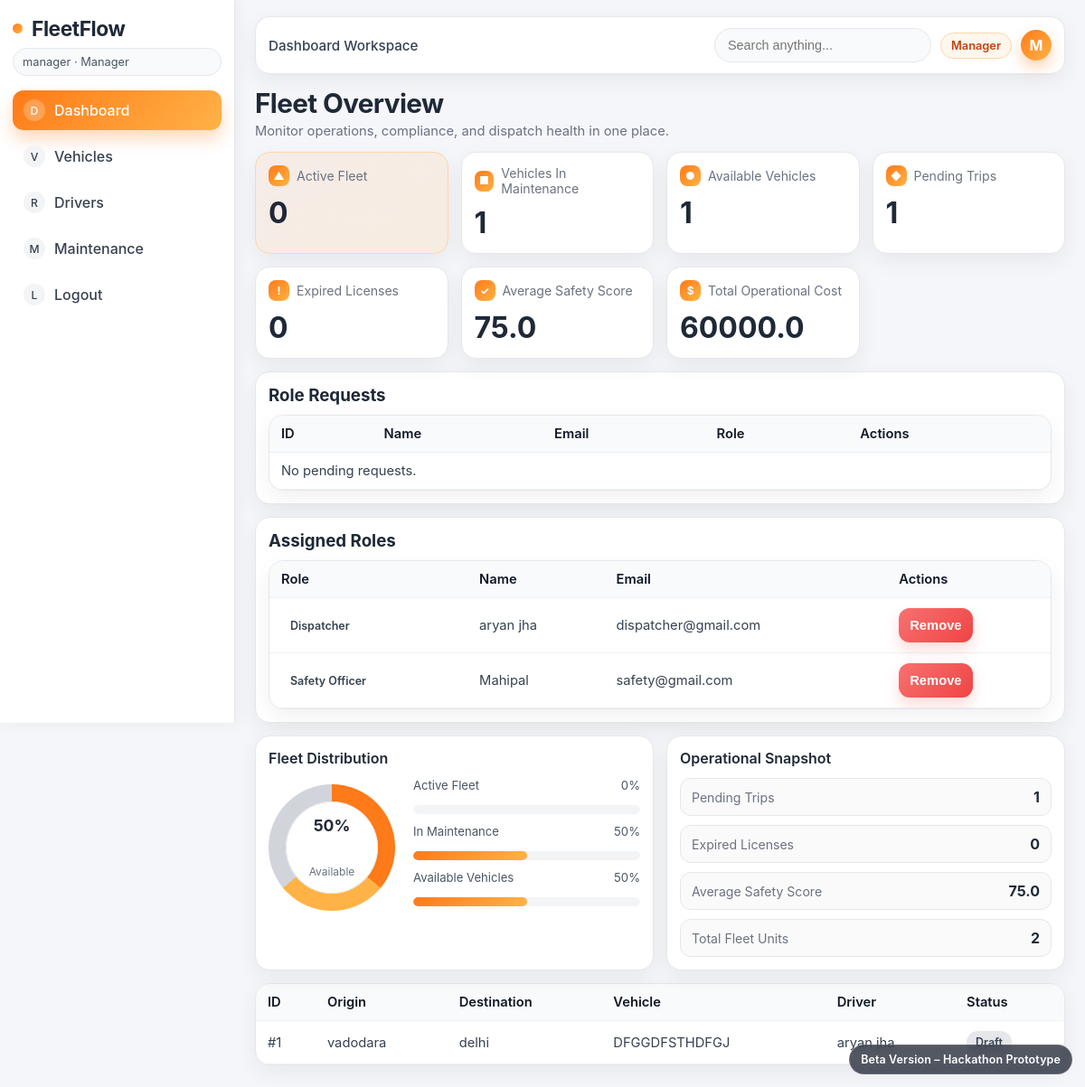
/dashboard (signed in), run on an earlier commit of the app's database.
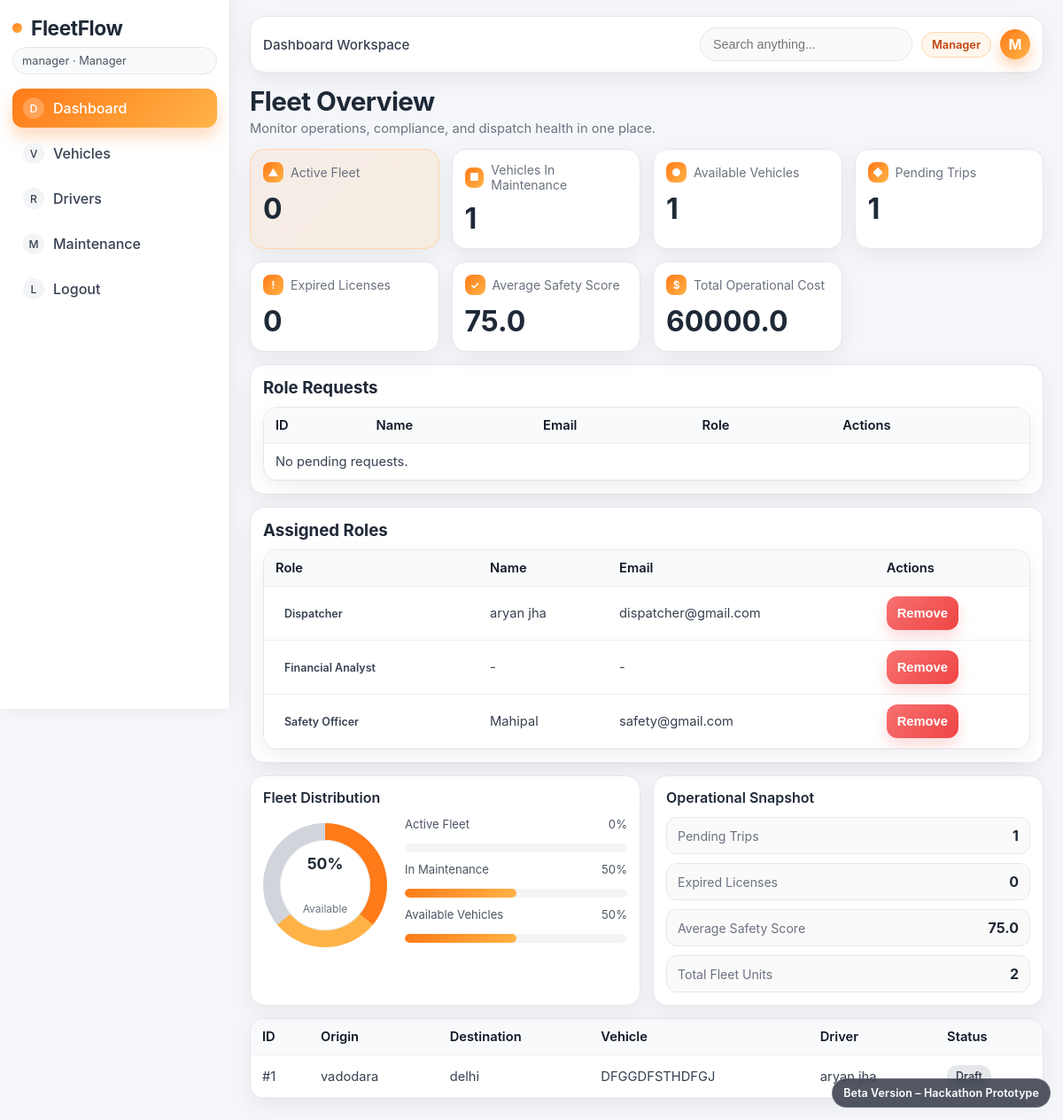
And on a later commit of the database.
### tables this page shows
CREATE TABLE users (
    id INTEGER PRIMARY KEY AUTOINCREMENT,
    username TEXT NOT NULL UNIQUE,
    password_hash TEXT NOT NULL,
    role TEXT NOT NULL CHECK (role IN ('Manager', 'Dispatcher', 'Safety Officer', 'Financial Analyst'))
, name TEXT, email TEXT, status TEXT NOT NULL DEFAULT 'approved');

CREATE TABLE trips (
    id INTEGER PRIMARY KEY AUTOINCREMENT,
    vehicle_id INTEGER NOT NULL,
    driver_id INTEGER NOT NULL,
    cargo_weight REAL NOT NULL CHECK (cargo_weight > 0),
    origin TEXT NOT NULL,
    destination TEXT NOT NULL,
    status TEXT NOT NULL CHECK (status IN ('Draft', 'Dispatched', 'Completed', 'Cancelled')),
    created_at TEXT NOT NULL DEFAULT CURRENT_TIMESTAMP,
    FOREIGN KEY (vehicle_id) REFERENCES vehicles(id) ON DELETE RESTRICT,
    FOREIGN KEY (driver_id) REFERENCES drivers(id) ON DELETE RESTRICT
);

CREATE TABLE vehicles (
    id INTEGER PRIMARY KEY AUTOINCREMENT,
    model_name TEXT NOT NULL,
    license_plate TEXT NOT NULL UNIQUE,
    max_capacity_kg REAL NOT NULL CHECK (max_capacity_kg > 0),
    odometer INTEGER NOT NULL CHECK (odometer >= 0),
    status TEXT NOT NULL CHECK (status IN ('Available', 'On Trip', 'In Shop'))
);

CREATE TABLE drivers (
    id INTEGER PRIMARY KEY AUTOINCREMENT,
    name TEXT NOT NULL,
    license_number TEXT NOT NULL UNIQUE,
    license_expiry_date TEXT NOT NULL,
    status TEXT NOT NULL CHECK (status IN ('Available', 'On Trip', 'Suspended')),
    safety_score INTEGER NOT NULL DEFAULT 75 CHECK (safety_score >= 0 AND safety_score <= 100)
);

### app.py (the view)
@app.route("/dashboard")
@roles_required("Manager")
def dashboard():
    with get_db_connection() as conn:
        active_fleet = conn.execute(
            "SELECT COUNT(*) FROM vehicles WHERE status = 'On Trip'"
        ).fetchone()[0]
        in_maintenance = conn.execute(
            "SELECT COUNT(*) FROM vehicles WHERE status = 'In Shop'"
        ).fetchone()[0]
        available_vehicles = conn.execute(
            "SELECT COUNT(*) FROM vehicles WHERE status = 'Available'"
        ).fetchone()[0]
        pending_trips = conn.execute(
            "SELECT COUNT(*) FROM trips WHERE status = 'Draft'"
        ).fetchone()[0]
        expired_licenses = conn.execute(
            "SELECT COUNT(*) FROM drivers WHERE date(license_expiry_date) < date('now')"
        ).fetchone()[0]
        avg_safety_score = conn.execute(
            "SELECT ROUND(COALESCE(AVG(safety_score), 0), 2) FROM drivers"
        ).fetchone()[0]
        total_operational_cost = conn.execute(
            """
            SELECT
                COALESCE((SELECT SUM(cost) FROM maintenance_logs), 0)
                + COALESCE((SELECT SUM(cost) FROM fuel_logs), 0)
            """
        ).fetchone()[0]
        recent_trips = conn.execute(
            """
            SELECT t.id, t.origin, t.destination, t.status,
                   v.license_plate, d.name AS driver_name
            FROM trips t
            JOIN vehicles v ON t.vehicle_id = v.id
            JOIN drivers d ON t.driver_id = d.id
            ORDER BY t.id DESC
            LIMIT 8
            """
        ).fetchall()
        pending_role_requests = conn.execute(
            """
            SELECT id, name, email, role
            FROM users
            WHERE status = 'pending' AND role != 'Manager'
            ORDER BY id DESC
            """
        ).fetchall()
        approved_role_users = conn.execute(
            """
            SELECT id, name, email, role
            FROM users
            WHERE status = 'approved' AND role IN ('Dispatcher', 'Safety Officer', 'Financial Analyst')
            ORDER BY role
            """
        ).fetchall()
    return render_template(
        "manager_dashboard.html",
        active_fleet=active_fleet,
        in_maintenance=in_maintenance,
        available_vehicles=available_vehicles,
        pending_trips=pending_trips,
        expired_licenses=expired_licenses,
        avg_safety_score=avg_safety_score,
        total_operational_cost=total_operational_cost,
        recent_trips=recent_trips,
        pending_role_requests=pending_role_requests,
        approved_role_users=approved_role_users,
    )

### app.py (called while the page is built)
def get_db_connection():
    conn = sqlite3.connect(DATABASE)
    conn.row_factory = sqlite3.Row
    conn.execute("PRAGMA foreign_keys = ON")
    return conn

def roles_required(*allowed_roles):
    def decorator(view_func):
        @wraps(view_func)
        def wrapped(*args, **kwargs):
            if "user_id" not in session:
                return redirect(url_for("login"))
            if session.get("role") not in allowed_roles:
                flash("You do not have permission to access this action.", "error")
                return redirect(url_for(get_role_home_endpoint(session.get("role"))))
            return view_func(*args, **kwargs)
        return wrapped
    return decorator

@app.before_request
def load_current_user():
    g.user = None
    user_id = session.get("user_id")
    if not user_id:
        return
    with get_db_connection() as conn:
        g.user = conn.execute("SELECT * FROM users WHERE id = ?", (user_id,)).fetchone()

### templates/manager_dashboard.html (shortened to what the changed rows need)
{% extends "base.html" %}
{% block content %}
<div class="topbar">
    <div>
        <h1>Fleet Overview</h1>
    </div>
</div>
<div class="form-card mt-14">
    <div class="table-wrap mt-10">
        <table>
            <thead>
            <tr>
                <th>ID</th>
                <th>Name</th>
                <th>Email</th>
                <th>Role</th>
                <th>Actions</th>
            </tr>
            </thead>
        </table>
    </div>
</div>
<div class="form-card mt-14">
    <div class="table-wrap mt-10">
        <table>
            <thead>
            <tr>
                <th>Role</th>
                <th>Name</th>
                <th>Email</th>
                <th>Actions</th>
            </tr>
            </thead>
            <tbody>
            {% for u in approved_role_users %}
                <tr>
                    <td><span class="badge">{{ u.role }}</span></td>
                    <td>{{ u.name or '-' }}</td>
                    <td>{{ u.email or '-' }}</td>
                    <td>
                        <form method="post" action="{{ url_for('delete_user', user_id=u.id) }}" class="confirm-delete">
                            <button type="submit" class="danger">Remove</button>
                        </form>
                    </td>
                </tr>
            {% else %}
                <tr><td colspan="4">No assigned non-manager roles.</td></tr>
            {% endfor %}
            </tbody>
        </table>
    </div>
</div>
{% set fleet_total = active_fleet + in_maintenance + available_vehicles %}
{% if fleet_total == 0 %}
    {% set fleet_total = 1 %}
{% endif %}
{% set available_percent = (available_vehicles * 100 / fleet_total)|round|int %}
{% set active_percent = (active_fleet * 100 / fleet_total)|round|int %}
{% set maintenance_percent = (in_maintenance * 100 / fleet_total)|round|int %}
<div class="table-wrap mt-14">
    <table>
        <thead>
        <tr>
            <th>ID</th>
            <th>Origin</th>
            <th>Destination</th>
            <th>Vehicle</th>
            <th>Driver</th>
            <th>Status</th>
        </tr>
        </thead>
        <tbody>
        {% for trip in recent_trips %}
            <tr>
                <td>#{{ trip.id }}</td>
                <td>{{ trip.origin }}</td>
                <td>{{ trip.destination }}</td>
                <td>{{ trip.license_plate }}</td>
                <td>{{ trip.driver_name }}</td>
                <td><span class="badge status-{{ trip.status|lower|replace(' ', '-') }}">{{ trip.status }}</span></td>
            </tr>
        {% else %}
            <tr><td colspan="6">No trips yet.</td></tr>
        {% endfor %}
        </tbody>
    </table>
</div>
{% endblock %}

What changed in the data, as far as the page shows it:
added users: role "Financial Analyst", name "-", email "-"
